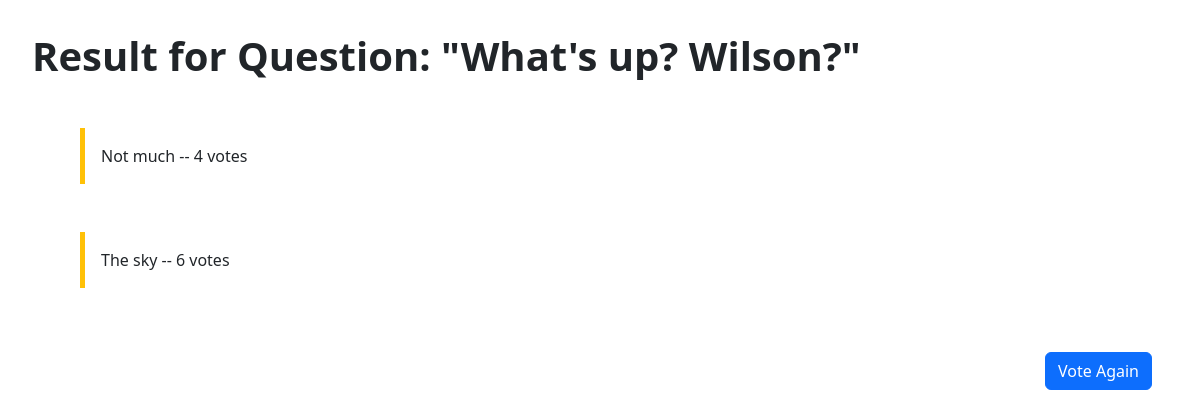
Page /polls/1/results/ on the committed database.
### polls/models.py (models this page shows, shortened)
class Question(models.Model):
    question_text = models.CharField(max_length=200)
    pub_date = models.DateTimeField('date published')

class Choice(models.Model):
    question=models.ForeignKey(Question, on_delete=models.CASCADE)
    choice_text = models.CharField(max_length=200)
    votes = models.IntegerField(default=0)

### polls/views.py (the view)
# urls.py: path('<int:pk>/results/', views.ResultsView.as_view(), name='results'),
class ResultsView(generic.DetailView):
    model = Question
    template_name = 'polls/results.html'

### polls/templates/polls/results.html (shortened to what this page needs)
<html lang="en">
<head>
    <link href="https://cdn.jsdelivr.net/npm/bootstrap@5.3.0-alpha1/dist/css/bootstrap.min.css" rel="stylesheet">
</head>
<body>
<div class="container-fluid m-3 p-3">
    <h1 class="fw-bold">Result for Question: "{{ question.question_text }}"</h1>
        {% for choice in question.choice_set.all %}
            <div class="border-start border-warning border-5 m-5 p-3">
                {{ choice.choice_text }} -- {{ choice.votes }} vote{{ choice.votes|pluralize }}
            </div>
        {% endfor %}
    <div class="d-flex justify-content-end py-3 px-5">
        <a class="btn btn-primary" href="{% url 'polls:detail' question.id %}">Vote Again</a>
    </div>
</div>
</body>
</html>

### rows in the picture
Question: question_text "What's up? Wilson?"
Choice: choice_text "Not much", votes "4"
Choice: choice_text "The sky", votes "6"
